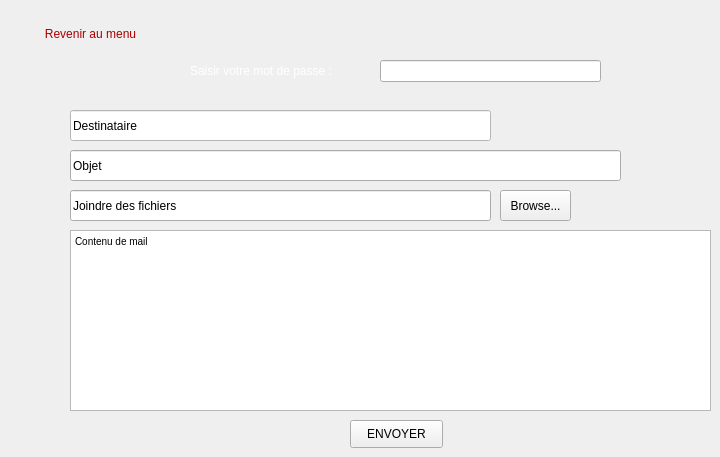
      <widget class="QWidget" name="page_12">
       <widget class="QPushButton" name="pushButton_52">
        <property name="geometry">
         <rect>
          <x>30</x>
          <y>20</y>
          <width>121</width>
          <height>28</height>
         </rect>
        </property>
        <property name="styleSheet">
         <string notr="true">color: rgb(170, 0, 0);
border-radius: 12px;
font: 9pt &quot;Rockwell&quot;;</string>
        </property>
        <property name="text">
         <string>Revenir au menu</string>
        </property>
       </widget>
       <widget class="QLineEdit" name="rcpt">
        <property name="geometry">
         <rect>
          <x>70</x>
          <y>110</y>
          <width>421</width>
          <height>31</height>
         </rect>
        </property>
        <property name="styleSheet">
         <string notr="true">background-color: rgb(255, 255, 255);</string>
        </property>
        <property name="text">
         <string>Destinataire</string>
        </property>
       </widget>
       <widget class="QLineEdit" name="subject">
        <property name="geometry">
         <rect>
          <x>70</x>
          <y>150</y>
          <width>551</width>
          <height>31</height>
         </rect>
        </property>
        <property name="text">
         <string>Objet</string>
        </property>
       </widget>
       <widget class="QLineEdit" name="file">
        <property name="geometry">
         <rect>
          <x>70</x>
          <y>190</y>
          <width>421</width>
          <height>31</height>
         </rect>
        </property>
        <property name="text">
         <string>Joindre des fichiers</string>
        </property>
       </widget>
       <widget class="QPushButton" name="browseBtn">
        <property name="geometry">
         <rect>
          <x>500</x>
          <y>190</y>
          <width>71</width>
          <height>31</height>
         </rect>
        </property>
        <property name="text">
         <string>Browse...</string>
        </property>
       </widget>
       <widget class="QTextEdit" name="msg">
        <property name="geometry">
         <rect>
          <x>70</x>
          <y>230</y>
          <width>641</width>
          <height>181</height>
         </rect>
        </property>
        <property name="html">
         <string>&lt;!DOCTYPE HTML PUBLIC &quot;-//W3C//DTD HTML 4.0//EN&quot; &quot;http://www.w3.org/TR/REC-html40/strict.dtd&quot;&gt;
&lt;html&gt;&lt;head&gt;&lt;meta name=&quot;qrichtext&quot; content=&quot;1&quot; /&gt;&lt;style type=&quot;text/css&quot;&gt;
p, li { white-space: pre-wrap; }
&lt;/style&gt;&lt;/head&gt;&lt;body style=&quot; font-family:'MS Shell Dlg 2'; font-size:8.25pt; font-weight:400; font-style:normal;&quot;&gt;
&lt;p style=&quot; margin-top:0px; margin-bottom:0px; margin-left:0px; margin-right:0px; -qt-block-indent:0; text-indent:0px;&quot;&gt;&lt;span style=&quot; font-family:'MS Shell Dlg 2'; font-size:7.8pt;&quot;&gt;Contenu de mail&lt;/span&gt;&lt;/p&gt;&lt;/body&gt;&lt;/html&gt;</string>
        </property>
       </widget>
       <widget class="QPushButton" name="sendBtn">
        <property name="geometry">
         <rect>
          <x>350</x>
          <y>420</y>
          <width>93</width>
          <height>28</height>
         </rect>
        </property>
        <property name="text">
         <string>ENVOYER</string>
        </property>
       </widget>
       <widget class="QLineEdit" name="mail_pass">
        <property name="geometry">
         <rect>
          <x>380</x>
          <y>60</y>
          <width>221</width>
          <height>22</height>
         </rect>
        </property>
        <property name="text">
         <string/>
        </property>
        <property name="echoMode">
         <enum>QLineEdit::Password</enum>
        </property>
       </widget>
       <widget class="QLabel" name="label_26">
        <property name="geometry">
         <rect>
          <x>190</x>
          <y>60</y>
          <width>181</width>
          <height>21</height>
         </rect>
        </property>
        <property name="styleSheet">
         <string notr="true">color: rgb(255, 255, 255);
font: 75 italic 9pt &quot;Rockwell&quot;;</string>
        </property>
        <property name="text">
         <string>Saisir votre mot de passe :</string>
        </property>
       </widget>
      </widget>
